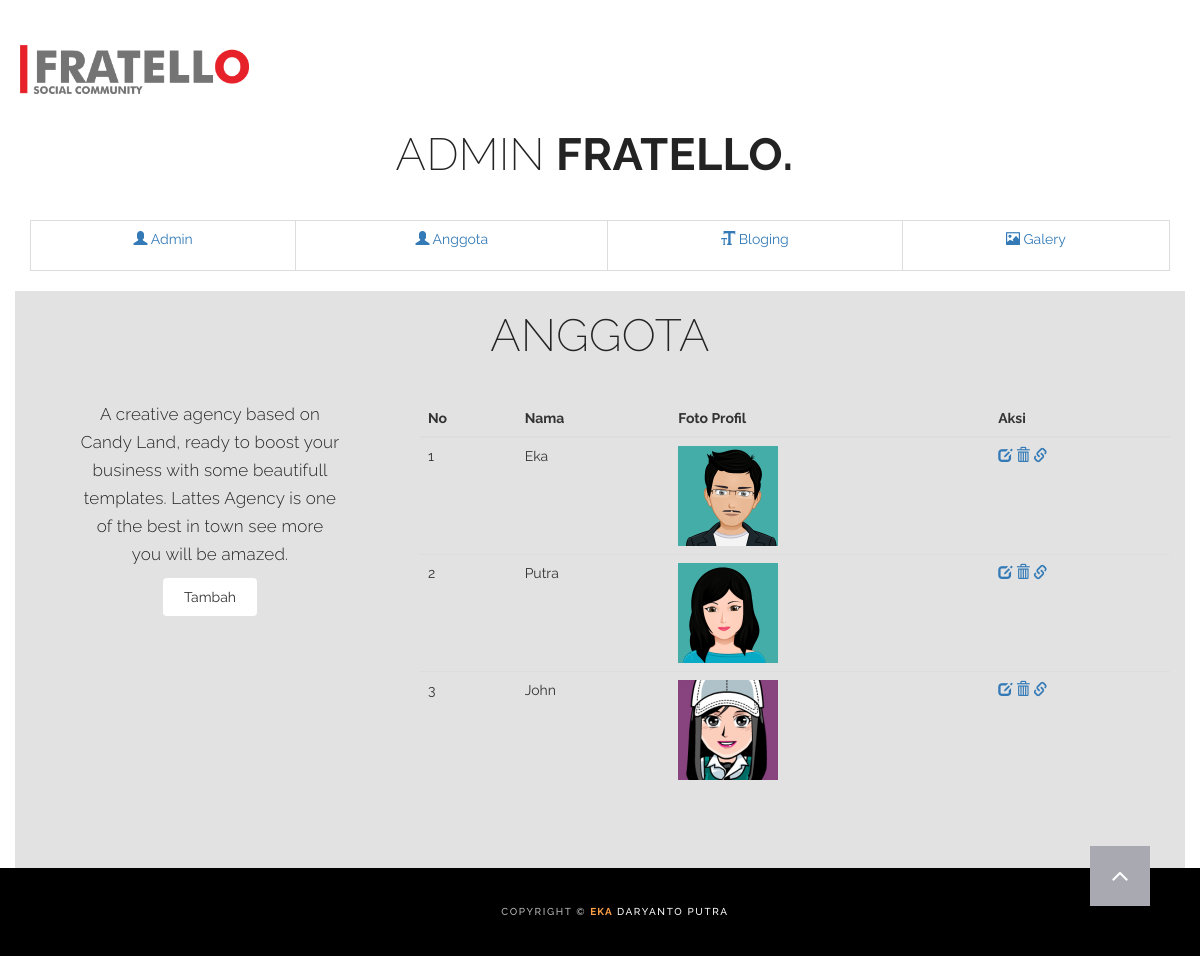
Screenshot of /index.php/admin/anggota with the database file from the repository.
### tables this page shows
CREATE TABLE `anggota` (
  `id_anggota` int(10) NOT NULL,
  `nama_anggota` varchar(30) NOT NULL,
  `photo_profile` varchar(100) NOT NULL,
  `facebook` text NOT NULL,
  `twitter` text NOT NULL,
  `gmail` text NOT NULL,
  `instagram` text NOT NULL
);

### application/controllers/Admin.php (called while the page is built, shortened)
<?php
class Admin extends CI_Controller {
	public function anggota(){
		$data['tampil'] = $this->m_global->tampil('anggota','id_anggota');
		$this->load->view('for_admin/anggota',$data);
	}
}

### index.php (called while the page is built, shortened)
<?php
require_once BASEPATH.'core/CodeIgniter.php';

### application/models/M_global.php (called while the page is built, shortened)
<?php
class M_global extends CI_Model {
	public function tampil($tabel,$primary_key){
		$this->db->from($tabel);
		$this->db->order_by($primary_key, 'ASC');
		$query = $this->db->get();
		return $query->result();
	}
}

### application/views/for_admin/anggota.php (the view, shortened to what this page needs)
<div class="container light-bg">
	<div class="row">
		<div class="col-lg-12 text-center">
			<div class="section-title">
				<h2>Anggota</h2>
			</div>
		</div>
	</div>
	<div class="row">
		<div class="col-md-4 text-center">
			<div class="mz-about-container">
				<p>A creative agency based on Candy Land, ready to boost your business with some beautifull templates. Lattes Agency is one of the best in town see more you will be amazed.</p>
				<a href="<?=site_url('admin/anggota_add')?>"><button type="button" class="btn btn-default">Tambah</button></a>
			</div>
		</div>
		<div class="col-md-8">
			<div class="table-responsive">
	                  <table class="table table-hover">
	                    <thead>
	                      <tr>
	                          <th>No</th>
	                          <th>Nama</th>
	                          <th>Foto Profil</th>
	                          <th>Aksi</th>
	                      </tr>
	                    </thead>
	                    <tbody>
	                        <?php
	                        	$no = 1;
	                        	foreach ($tampil as $key) {
	                        ?>
	                        <tr>
	                          <td><?=$no++;?></td>
	                          <td><?=$key->nama_anggota?></td>
	                          <td><img src="<?=base_url()?>upload/sedang/<?=$key->photo_profile;?>" alt=""></td>
	                          <td>
	                              <a href="<?=site_url('admin/anggota_edit/').$key->id_anggota?>"><span class="glyphicon glyphicon-edit"></span></a>
	                              <a href="<?=site_url('admin/anggota_delete/').$key->id_anggota?>"><span class="glyphicon glyphicon-trash"></span></a>
	                              <a href="<?=site_url('admin/anggota_link_add/').$key->id_anggota?>"><span class="glyphicon glyphicon-link"></span></a>
	                          </td>
	                        </tr>
	                        <?php } ?>
	                      </tbody>
	                  </table>
	              </div>
			<br><br>
		</div>
	</div>
	<div class="row row-0-gutter">
		<div class="col-xs-6 col-sm-6 col-md-6 col-lg-6">
			<br>
		</div>
	</div>
</div>

### assets/css/style.css (style rules this page uses)
body { margin: 0px; font-family: "Raleway", Sans-serif; }
h1, h2, h3, h4, h5, h6 { font-weight: 200; letter-spacing: 0.4px; font-family: "Raleway", Sans-serif; color: #232323; }
p { font-family: 'Raleway', sans-serif; font-size: 17px; font-weight: 300; line-height: 28px; letter-spacing: 0.2px; color: #252525; }
a, a:hover, a:focus, a:active, a.active { outline: 0; }
.row-0-gutter { margin-left: -13px; margin-right: -13px; }
.section-title { padding-bottom: 30px; }
.section-title h2 { font-size: 45px; text-transform: uppercase; }
.mz-about-container { padding: 0 50px; }
.light-bg { background: #e2e2e2; }
.btn { display: inline-block; padding: 8px 20px; margin-bottom: 0; font-size: 14px; font-weight: 400; line-height: 1.42857143; text-align: center; white-space: nowrap; vertical-align: middle; -ms-touch-action: manipulation; touch-action: manipulation; cursor: pointer; -webkit-user-select: none; -moz-user-select: none; -ms-user-select: none; user-select: none; background-image: none; border: 1px solid transparent; border-radius: 4px; }

### rows the page displays
anggota: nama_anggota "Eka", photo_profile (picture)
anggota: nama_anggota "Putra", photo_profile (picture)
anggota: nama_anggota "John", photo_profile (picture)
